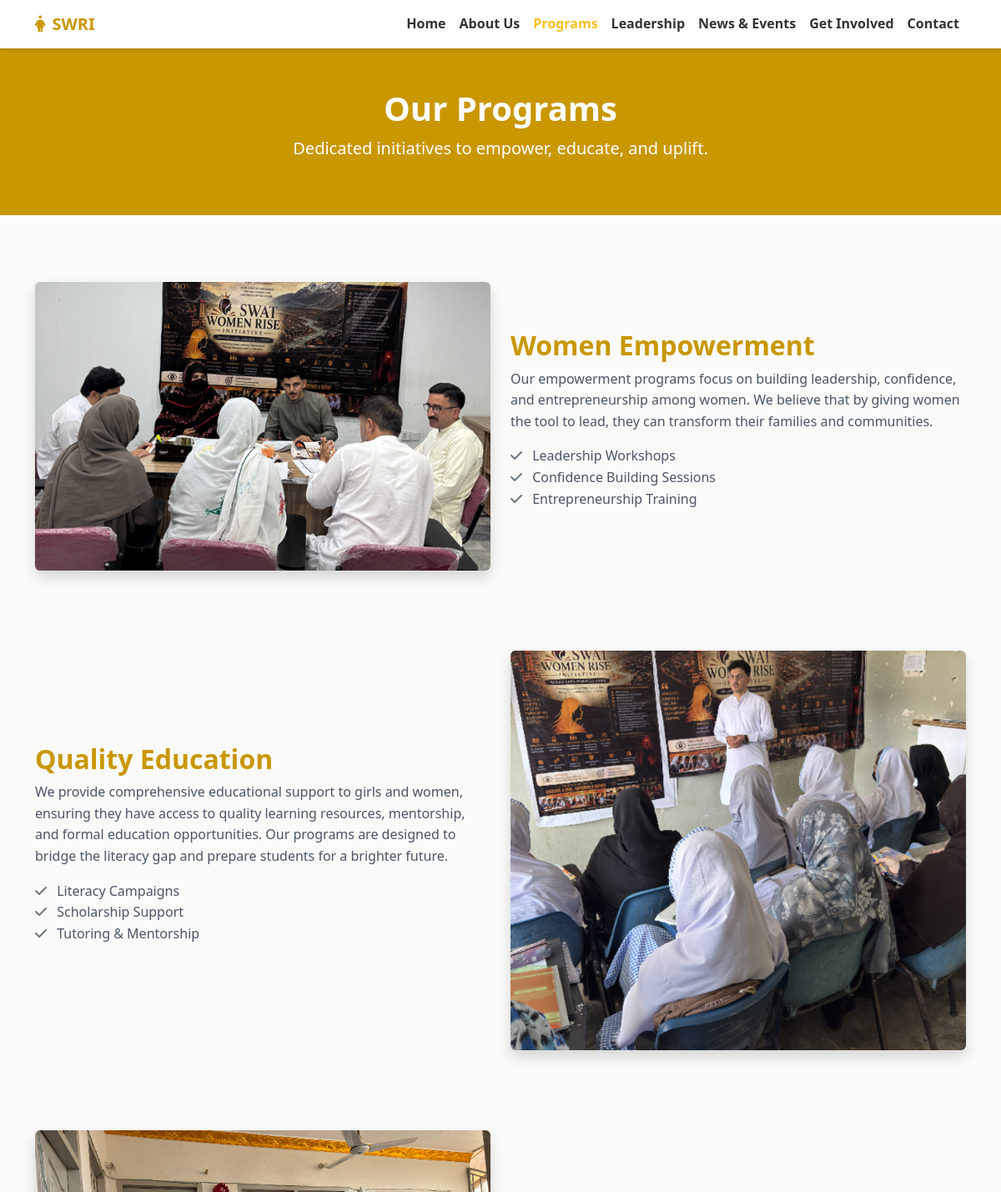
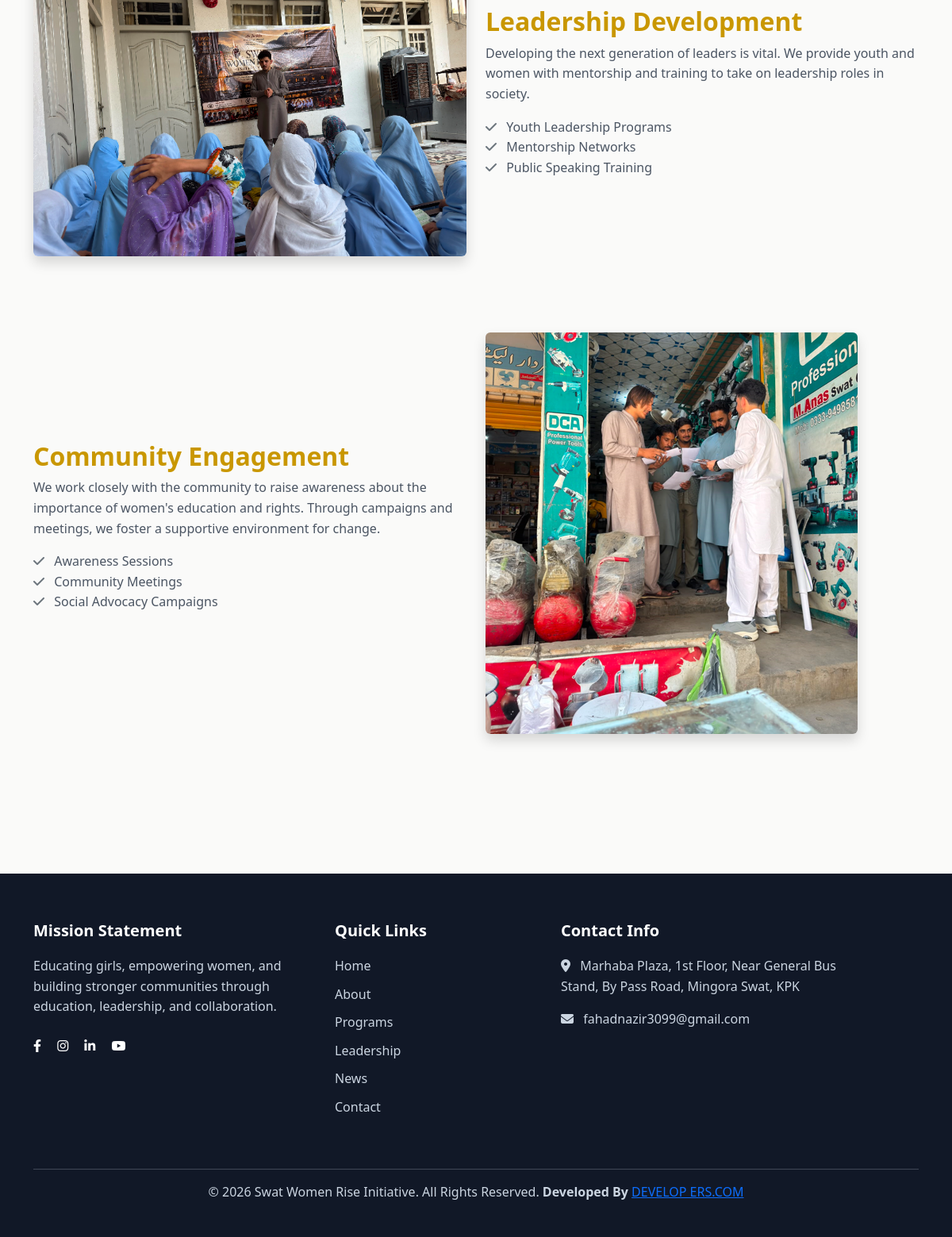
Screenshot of /programs.php with the database file from the repository (2 pictures, top to bottom).
### tables this page shows
CREATE TABLE `programs_page` (
  `id` int(11) NOT NULL,
  `title` varchar(255) NOT NULL,
  `subtitle` text DEFAULT NULL,
  `created_at` timestamp NOT NULL DEFAULT current_timestamp(),
  `updated_at` timestamp NOT NULL DEFAULT current_timestamp() ON UPDATE current_timestamp()
);

CREATE TABLE `programs` (
  `id` int(11) NOT NULL,
  `image` varchar(255) DEFAULT NULL,
  `title` varchar(255) NOT NULL,
  `description` text NOT NULL,
  `feature_1` varchar(255) DEFAULT NULL,
  `feature_2` varchar(255) DEFAULT NULL,
  `feature_3` varchar(255) DEFAULT NULL,
  `created_at` timestamp NOT NULL DEFAULT current_timestamp(),
  `updated_at` timestamp NOT NULL DEFAULT current_timestamp() ON UPDATE current_timestamp()
);

CREATE TABLE `contact_page` (
  `id` int(11) NOT NULL,
  `page_title` varchar(255) NOT NULL,
  `page_subtitle` text NOT NULL,
  `address` text NOT NULL,
  `email` varchar(255) NOT NULL,
  `facebook_url` varchar(500) DEFAULT NULL,
  `instagram_url` varchar(500) DEFAULT NULL,
  `linkedin_url` varchar(500) DEFAULT NULL,
  `youtube_url` varchar(500) DEFAULT NULL,
  `updated_at` timestamp NOT NULL DEFAULT current_timestamp() ON UPDATE current_timestamp()
);

### include/core.php (called while the page is built, shortened)
<?php
class core
{
    private $db;
    public function __construct($conn)
    {
        $this->db = $conn;
    }
public function programsPage()
{
    try{
        $sql="
            SELECT *
            FROM programs_page
            LIMIT 1
        ";
        $statement=$this->db->prepare($sql);
        $statement->execute();
        return $statement->fetch(PDO::FETCH_ASSOC);
    }catch(\Throwable $th){
        throw $th;
    }
}
public function programs()
{
    try{
        $sql="
            SELECT *
            FROM programs
            ORDER BY id DESC
        ";
        $statement=$this->db->prepare($sql);
        $statement->execute();
        return $statement->fetchAll(PDO::FETCH_ASSOC);
    }catch(\Throwable $th){
        throw $th;
    }
}
public function contactPage()
{
    try{
        $sql = "
            SELECT *
            FROM contact_page
            LIMIT 1
        ";
        $statement = $this->db->prepare($sql);
        $statement->execute();
        $page = $statement->fetch(PDO::FETCH_ASSOC);
        return $page;
    }catch(\Throwable $th){
        throw $th;
    }
}
}
?>

### programs.php (the view, shortened to what this page needs)
<?php
require 'config/db.php';
require 'include/core.php';
$admin = new core($conn);
$getProgramPage = $admin->programsPage();
$getPrograms = $admin->programs();
require 'header.php';
?>
<header class="bg-primary text-white py-5">
    <div class="container text-center">
        <h1 class="text-white">
            <?= $getProgramPage['title']; ?>
        </h1>
        <p class="lead">
            <?= $getProgramPage['subtitle']; ?>
        </p>
    </div>
</header>
<section class="section-padding">
<div class="container">
<?php foreach($getPrograms as $index => $program): ?>
<div class="row align-items-center mb-5 pb-5
<?php if($index % 2 == 1) echo 'flex-lg-row-reverse'; ?>">
    <div class="col-lg-6">
        <img src="assets/img/<?= $program['image']; ?>"
             alt="<?= $program['title']; ?>"
             class="img-fluid rounded shadow">
    </div>
    <div class="col-lg-6 mt-4 mt-lg-0">
        <h2 class="text-primary">
            <?= $program['title']; ?>
        </h2>
        <p>
            <?= $program['description']; ?>
        </p>
        <ul class="list-unstyled">
            <?php if(!empty($program['feature_1'])): ?>
            <li>
                <i class="fas fa-check text-secondary me-2"></i>
                <?= $program['feature_1']; ?>
            </li>
            <?php endif; ?>
            <?php if(!empty($program['feature_2'])): ?>
            <li>
                <i class="fas fa-check text-secondary me-2"></i>
                <?= $program['feature_2']; ?>
            </li>
            <?php endif; ?>
            <?php if(!empty($program['feature_3'])): ?>
            <li>
                <i class="fas fa-check text-secondary me-2"></i>
                <?= $program['feature_3']; ?>
            </li>
            <?php endif; ?>
        </ul>
    </div>
</div>
<?php endforeach; ?>
</div>
</section>
<?php
require 'footer.php';
?>

### header.php (shortened to what this page needs)
<?php
include_once __DIR__ . "/config/db.php";
include_once __DIR__ . "/include/core.php";
?>
<!DOCTYPE html>
<html lang="en">
<head>
    <link href="https://cdn.jsdelivr.net/npm/bootstrap@5.3.0/dist/css/bootstrap.min.css" rel="stylesheet">
    <link rel="stylesheet" href="https://cdnjs.cloudflare.com/ajax/libs/font-awesome/6.4.0/css/all.min.css">
    <link rel="stylesheet" href="css/style.css">
</head>
<body>
    <nav class="navbar navbar-expand-lg bg-white sticky-top">
        <div class="container">
            <a class="navbar-brand" href="index.php">
                <i class="fas fa-female me-2"></i>SWRI
            </a>
            <div class="collapse navbar-collapse" id="navbarNav">
                <ul class="navbar-nav ms-auto">
                    <li class="nav-item"><a class="nav-link" href="index.php">Home</a></li>
                    <li class="nav-item"><a class="nav-link" href="about.php">About Us</a></li>
                    <li class="nav-item"><a class="nav-link" href="programs.php">Programs</a></li>
                    <li class="nav-item"><a class="nav-link" href="leadership.php">Leadership</a></li>
                    <li class="nav-item"><a class="nav-link" href="news.php">News & Events</a></li>
                    <li class="nav-item"><a class="nav-link" href="get-involved.php">Get Involved</a></li>
                    <li class="nav-item"><a class="nav-link" href="contact.php">Contact</a></li>
                </ul>
            </div>
        </div>
    </nav>

### footer.php (shortened to what this page needs)
<?php
$getContact = $admin->contactPage();
?>
    <footer class="footer">
        <div class="container">
            <div class="row g-4">
                <div class="col-lg-4">
                    <h5>Mission Statement</h5>
                    <p>Educating girls, empowering women, and building stronger communities through education, leadership, and collaboration.</p>
                    <div class="mt-4">
                        <a href="<?= $getContact['facebook_url']; ?>" class="text-white me-3"><i class="fab fa-facebook-f"></i></a>
                        <a href="<?= $getContact['instagram_url']; ?>" class="text-white me-3"><i class="fab fa-instagram"></i></a>
                        <a href="<?= $getContact['linkedin_url']; ?>" class="text-white me-3"><i class="fab fa-linkedin-in"></i></a>
                        <a href="<?= $getContact['youtube_url']; ?>" class="text-white"><i class="fab fa-youtube"></i></a>
                    </div>
                </div>
                <div class="col-lg-3">
                    <h5>Quick Links</h5>
                    <ul class="footer-links">
                        <li><a href="index.php">Home</a></li>
                        <li><a href="about.php">About</a></li>
                        <li><a href="programs.php">Programs</a></li>
                        <li><a href="leadership.php">Leadership</a></li>
                        <li><a href="news.php">News</a></li>
                        <li><a href="contact.php">Contact</a></li>
                    </ul>
                </div>
                <div class="col-lg-4">
                    <h5>Contact Info</h5>
                    <p><i class="fas fa-map-marker-alt me-2"></i> <?php echo $getContact['address']; ?></p>
                    <p><i class="fas fa-envelope me-2"></i> <?php echo $getContact['email']; ?></p>
                </div>
            </div>
            <hr class="mt-5 bg-secondary">
            <div class="text-center pb-2">
                <p>&copy; <?php echo date("Y"); ?> Swat Women Rise Initiative. All Rights Reserved. <b> Developed By </b> <a target="_blank" href='https://Xahoor.github.io'> DEVELOP ERS.COM</a></p>
            </div>
        </div>
    </footer>
</body>
</html>

### css/style.css (style rules this page uses)
:root { --primary-color: #C99700; --secondary-color: #1E3A8A; --accent-color: #E11D48; --bg-color: #FAFAF9; --card-bg-color: #FFFFFF; --heading-color: #111827; --text-color: #4B5563; --border-color: #D6D3D1; }
body { font-family: 'Segoe UI', Tahoma, Geneva, Verdana, sans-serif; background-color: var(--bg-color); color: var(--text-color); line-height: 1.6; }
h1, h2, h3, h4, h5, h6 { color: var(--heading-color); font-weight: 700; }
.text-primary { color: var(--primary-color) !important; }
.bg-primary { background-color: var(--primary-color) !important; }
.navbar { box-shadow: 0 2px 4px rgba(0,0,0,0.1); }
.navbar-brand { font-weight: bold; color: var(--primary-color) !important; }
.nav-link { color: #333 !important; font-weight: 600; font-size: 16px; }
.nav-link:hover, .nav-link.active { color: #FBBF24 !important; }
.section-padding { padding: 80px 0; }
.footer { background-color: var(--heading-color); color: #cbd5e1; padding: 60px 0 20px; }
.footer h5 { color: white; margin-bottom: 20px; }
.footer-links { list-style: none; padding: 0; }
.footer-links li { margin-bottom: 10px; }
.footer-links a { color: #cbd5e1; text-decoration: none; transition: color 0.3s; }

### rows the page displays
programs_page: title "Our Programs", subtitle "Dedicated initiatives to empower, educate, and uplift."
programs: image (picture), title "Women Empowerment", description "Our empowerment programs focus on building leadership, confidence, and entrepreneurship among women. We believe that by giving women the tool to lead, they can transform their families and communities.", feature_1 "Leadership Workshops", feature_2 "Confidence Building Sessions", feature_3 "Entrepreneurship Training"
programs: image (picture), title "Quality Education", description "We provide comprehensive educational support to girls and women, ensuring they have access to quality learning resources, mentorship, and formal education opportunities. Our programs are designed to bridge the literacy gap and prepare students for a brighter future.", feature_1 "Literacy Campaigns", feature_2 "Scholarship Support", feature_3 "Tutoring & Mentorship"
programs: image (picture), title "Leadership Development", description "Developing the next generation of leaders is vital. We provide youth and women with mentorship and training to take on leadership roles in society.", feature_1 "Youth Leadership Programs", feature_2 "Mentorship Networks", feature_3 "Public Speaking Training"
programs: image (picture), title "Community Engagement", description "We work closely with the community to raise awareness about the importance of women's education and rights. Through campaigns and meetings, we foster a supportive environment for change.", feature_1 "Awareness Sessions", feature_2 "Community Meetings", feature_3 "Social Advocacy Campaigns"
contact_page: address "Marhaba Plaza, 1st Floor, Near General Bus Stand, By Pass Road, Mingora Swat, KPK", email "fahadnazir3099@gmail.com"
